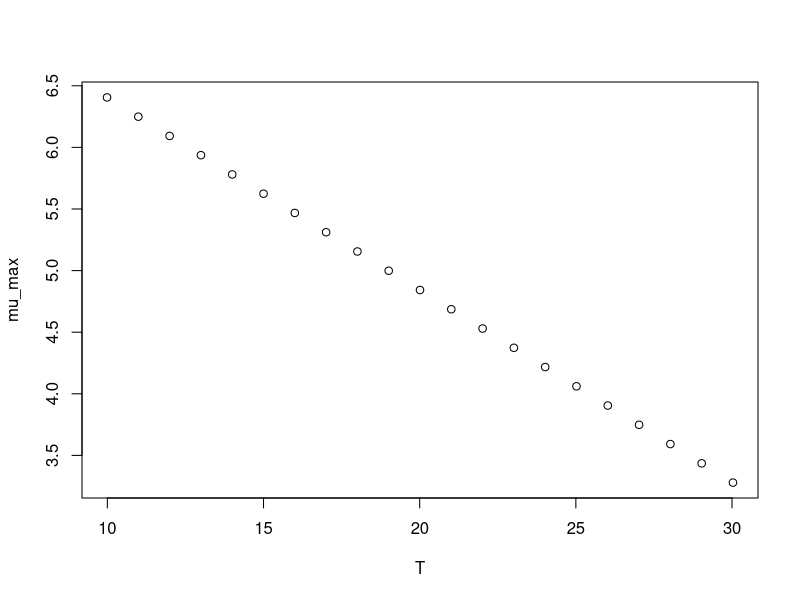

Generate this figure with R:
#############################
# start of Parameter script
#############################
T <- seq(9.99000999000999,30.03,length.out=21)
#############################
# end of Parameter script
#############################
############################# 
# start of Model script Gropin ID 1103 
#############################
 
# constant coefficients for this model
 
variables <- data.frame(T)
argumentsPar <- expand.grid(variables)
 
# heart of the model
response_surface <- function(T) {
   mumax <-7.964-0.156*T

return(mumax=mumax)
} 

# output parameters
mumax <- cbind(argumentsPar,response_surface(argumentsPar['T']))
colnames(mumax) <- c(colnames(argumentsPar),'mumax')
#############################
# End of Model script
#############################
############################# 
# start of Visualisation script Gropin ID 1103 
#############################
plot(T,mumax$mumax,
                          xlab='T',
                          ylab='mu_max')
#############################
# End of Visualisation script
#############################
